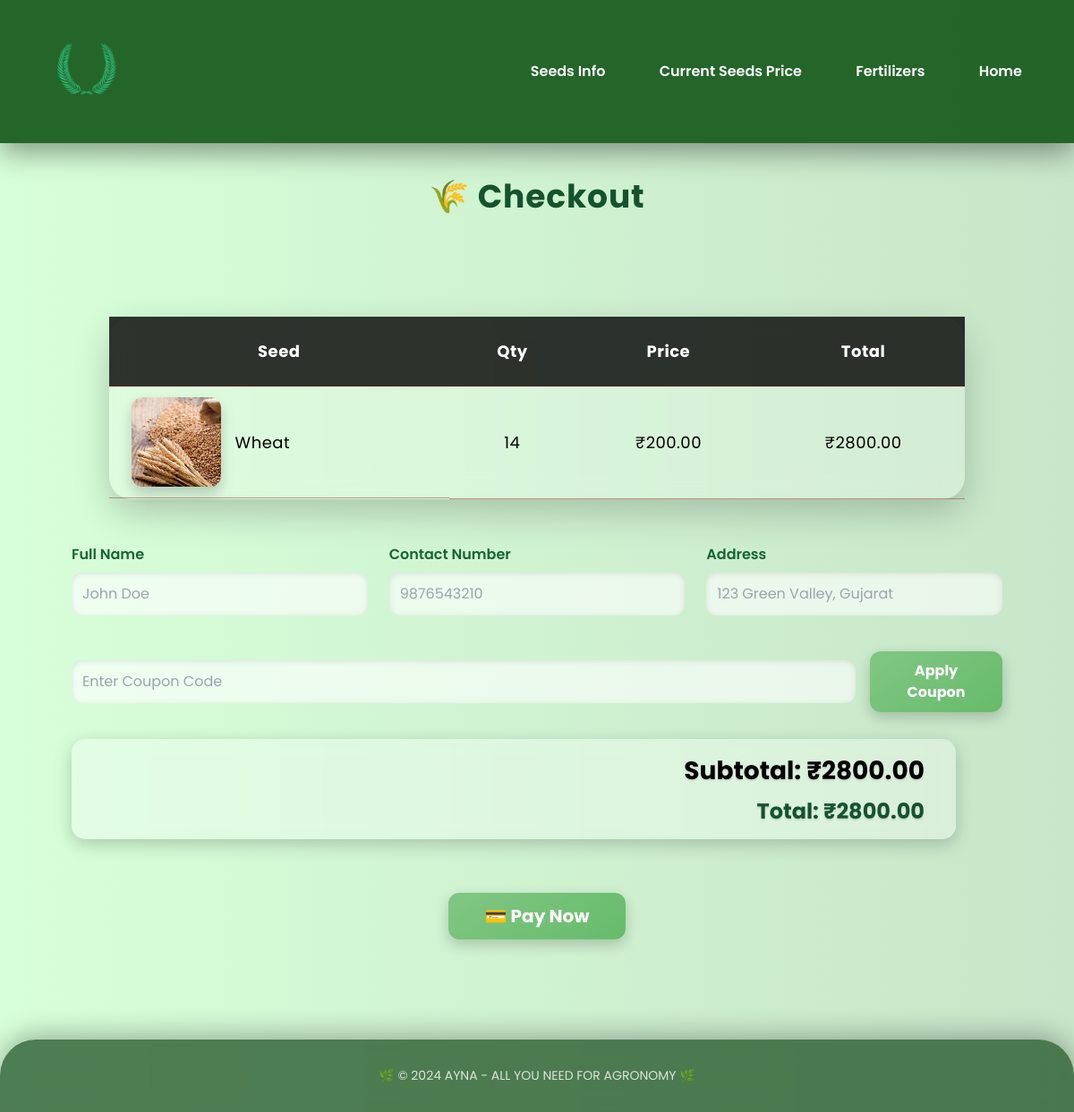
The app's page /checkout/ with its own data.
### myapp/models.py (models this page shows, shortened)
class CartItem(models.Model):
    seed = models.ForeignKey(Seed, on_delete=models.CASCADE)
    quantity = models.PositiveIntegerField(default=1)
    def total_price(self):
        return self.seed.price * self.quantity

class Seed(models.Model):
    name = models.CharField(max_length=100)
    price = models.DecimalField(max_digits=8, decimal_places=2)
    quantity = models.DecimalField(max_digits=10, decimal_places=2)
    description = models.TextField()
    image = models.ImageField(upload_to='seed_images/')
    wikipedia_link = models.URLField()  # New field for Wikipedia link

### myapp/views.py (the view, shortened to what this page needs)
# urls.py: path('checkout/', views.checkout, name='checkout'),
def checkout(request):
    cart_items = CartItem.objects.all()
    subtotal = sum(item.total_price() for item in cart_items)
    discount_amount = Decimal(0)
    applied_coupon = None
    total = subtotal - discount_amount
    amount_paise = int(total * 100)  # Razorpay expects amount in paise
    client = razorpay.Client(auth=(settings.RAZORPAY_KEY_ID, settings.RAZORPAY_KEY_SECRET))
    amount = 50000  # amount in paise = Rs 500
    currency = 'INR'
    payment = client.order.create({
        "amount": amount,
        "currency": currency,
        "payment_capture": '1'
    })
    context = {
        'cart_items': cart_items,
        'subtotal': subtotal,
        'discount_amount': discount_amount,
        'total': total,
        'applied_coupon': applied_coupon,
        'amount': amount,
        'api_key': settings.RAZORPAY_KEY_ID,
        'order_id': payment['id'],
        'amount_paise':amount_paise
    }
    return render(request, 'checkout.html', context)

### myapp/templates/checkout.html (shortened to what this page needs)
{% load static %}
<!DOCTYPE html>
<html lang="en">
<head>
  <script src="https://cdn.tailwindcss.com"></script>
</head>
<body>
  <div class="glass-bg">
    <header class="header">
      <a href="{% url 'index' %}" class="logo"><img src="{% static 'AYNA NEW LOGO.png' %}" alt="AYNA Logo"></a>
      <div class="nav-links">
        <a href="{% url 'seed' %}">Seeds Info</a>
        <a href="{% url 'seed_price' %}">Current Seeds Price</a>
        <a href="{% url 'fertilizer' %}">Fertilizers</a>
        <a href="{% url 'index' %}">Home</a>
      </div>
    </header>
    <div class="max-w-6xl mx-auto px-6 pt-10 pb-20">
      <h1 class="text-4xl font-bold text-green-900 mb-8 text-center tracking-wide">🌾 Checkout</h1>
      <div class="glass-card p-8">
        <table>
          <thead>
            <tr>
              <th>Seed</th>
              <th>Qty</th>
              <th>Price</th>
              <th>Total</th>
            </tr>
          </thead>
          <tbody>
            {% for item in cart_items %}
            <tr>
              <td class="flex items-center space-x-4 py-3">
                <img src="{{ item.seed.image.url }}" alt="{{ item.seed.name }}">
                <span>{{ item.seed.name }}</span>
              </td>
              <td>{{ item.quantity }}</td>
              <td>₹{{ item.seed.price }}</td>
              <td>₹{{ item.total_price }}</td>
            </tr>
            {% endfor %}
          </tbody>
        </table>
        <form method="POST" class="mb-10">
          <div class="grid grid-cols-1 md:grid-cols-3 gap-6 mb-6">
            <div>
              <label class="block mb-2 font-semibold text-green-800" for="full_name">Full Name</label>
              <input type="text" id="full_name" name="full_name" placeholder="John Doe" required>
            </div>
            <div>
              <label class="block mb-2 font-semibold text-green-800" for="contact_number">Contact Number</label>
              <input type="text" id="contact_number" name="contact_number" placeholder="9876543210" required>
            </div>
            <div>
              <label class="block mb-2 font-semibold text-green-800" for="address">Address</label>
              <input type="text" id="address" name="address" placeholder="123 Green Valley, Gujarat" required>
            </div>
          </div>
        </form>
        <form method="POST" class="mb-6">
          <div class="flex flex-col sm:flex-row items-start sm:items-center gap-4">
            <input type="text" name="coupon_code" placeholder="Enter Coupon Code">
            <button type="submit">Apply Coupon</button>
          </div>
        </form>
        <div class="total-price">
          <p>Subtotal: ₹{{ subtotal }}</p>
          <p class="text-2xl font-bold mt-2 text-green-900">Total: ₹{{ total }}</p>
        </div>
<div class="text-center mt-8">
  <button id="rzp-button1" class="btn-green text-xl px-10 py-3">💳 Pay Now</button>
</div>
</div>
</div>
</body>
<footer>
  <p>🌿 © 2024 AYNA - ALL YOU NEED FOR AGRONOMY 🌿</p>
</footer>
</html>

### records on screen
CartItem: seed.image (picture), seed.name "Wheat", quantity "14", seed.price "200.00", total_price "2800.00"

### other values on screen
{{ subtotal }} "2800.00"
{{ total }} "2800.00"
